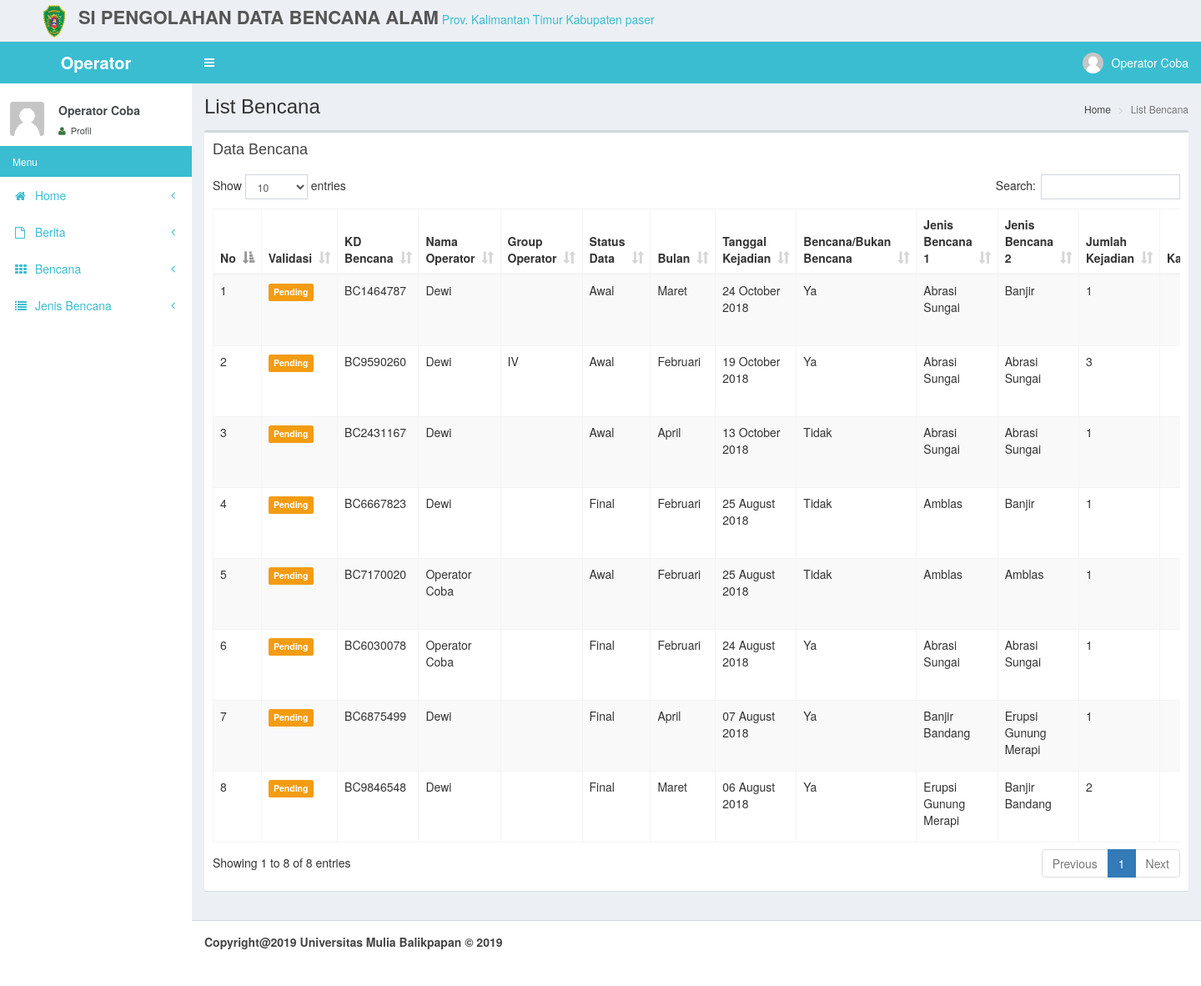
Screenshot of /admin/index.php?p=list-bencana (signed in) with the database file from the repository.
### tables this page shows
CREATE TABLE `user` (
  `kd_us` varchar(15) NOT NULL,
  `nm_us` varchar(35) NOT NULL,
  `tgl_lhr` date NOT NULL,
  `jk` enum('Laki-laki','Perempuan') NOT NULL DEFAULT 'Laki-laki',
  `alm` text NOT NULL,
  `nohp` varchar(13) NOT NULL,
  `email` varchar(35) NOT NULL,
  `group_operator` varchar(4) NOT NULL,
  `level` enum('Operator','Supervisor','Pimpinan','Petugas') NOT NULL,
  `username` varchar(20) NOT NULL,
  `password` varchar(100) NOT NULL,
  `foto` text NOT NULL
);

CREATE TABLE `bencana` (
  `kd_bencana` varchar(10) NOT NULL,
  `kd_operator` varchar(10) DEFAULT NULL,
  `group` varchar(6) NOT NULL,
  `stt_data` enum('Awal','Final') NOT NULL,
  `bulan` int(2) NOT NULL,
  `tgl_kejadian` date NOT NULL,
  `bencana` enum('Ya','Tidak') NOT NULL,
  `kd_jenis` varchar(10) DEFAULT NULL,
  `kd_jenis2` varchar(10) DEFAULT NULL,
  `jml_kejadian` varchar(3) DEFAULT NULL,
  `kd_kab` varchar(10) DEFAULT NULL,
  `kd_kec` varchar(10) DEFAULT NULL,
  `kd_nag` varchar(10) DEFAULT NULL,
  `kd_jor` varchar(10) DEFAULT NULL,
  `meninggal` int(5) NOT NULL,
  `hilang` int(5) NOT NULL,
  `luka` int(5) NOT NULL,
  `menderita` int(5) NOT NULL,
  `mengunsi_kk` int(5) NOT NULL,
  `mengunsi_jiwa` int(5) NOT NULL,
  `terisolir_kk` int(5) NOT NULL,
  `terisolir_jiwa` int(5) NOT NULL,
  `rmh_rb` int(5) NOT NULL,
  `rmh_rs` int(5) NOT NULL,
  `rmh_rr` int(5) NOT NULL,
  `terendam` int(5) NOT NULL,
  `hanyut` int(5) NOT NULL,
  `sekolah` int(5) NOT NULL,
  `sarkes` int(5) NOT NULL,
  `tmp_ibadah` int(5) NOT NULL,
  `kantor` int(5) NOT NULL,
  `pasar` int(5) NOT NULL,
  `kios` int(5) NOT NULL,
  `bangunan_lain` int(5) NOT NULL,
  `irigasi` int(5) NOT NULL,
  `bendungan` int(5) NOT NULL,
  `jembatan` int(5) NOT NULL,
  `jln_meter` int(5) NOT NULL,
  `jln_titik` int(5) NOT NULL,
  `tebing_sungai` int(5) NOT NULL,
  `sawah` int(5) NOT NULL,
  `kebun` int(5) NOT NULL,
  `kolam_ha` int(5) NOT NULL,
  `kolam_p` int(5) NOT NULL,
  `ternak` int(5) NOT NULL,
  `taksiran_kerugian` int(18) NOT NULL,
  `validasi` enum('Pending','Perbaiki','Ok') NOT NULL,
  `tgl_input` datetime NOT NULL
);

CREATE TABLE `jenis_bencana` (
  `kd_jenis` varchar(10) NOT NULL,
  `nm_jenis` varchar(30) NOT NULL
);

### admin/index.php (the view, shortened to what this page needs)
 <?php
$id = $_SESSION['id'];
$level=$_SESSION['level'];
?>
<!DOCTYPE html>
<html>
  <head>
    <link rel="stylesheet" href="../plugins/bootstrap/css/bootstrap.min.css">
    <link rel="stylesheet" href="../plugins/font awesome/font-awesome.min.css">
    <link rel="stylesheet" type="text/css" href="../plugins/datatables/datatables.min.css"/>
    <link rel="stylesheet" href="../plugins/datepicker/css/bootstrap-datetimepicker.min.css"/>
    <link rel="stylesheet" href="../plugins/admin style/css/AdminLTE.min.css">
    <link rel="stylesheet" href="../plugins/admin style/css/skins/_all-skins.min.css">
  </head>
  <body class="hold-transition skin-blue sidebar-mini">
    <?php
     include '../koneksi/koneksi.php';
       $qus=mysqli_query($koneksi,"SELECT * FROM user where kd_us='$id'");
       $us=mysqli_fetch_array($qus);
     ?>
    <div class="wrapper">
          <div class="logo">
            <img src="../images/logo.png" alt="" style="width: 90px;height: 50px;padding: 2px 0px 1px 40px;">
            <span class="jd-logo">SI Pengolahan Data Bencana Alam</span>
            <span class="bukit-t">Prov. Kalimantan Timur Kabupaten paser</span>
        </div>
      <header class="main-header">
        <a href="#" class="logo">
          <span class="logo-lg"><b><?php echo $level ?></b></span>
        </a>
        <nav class="navbar navbar-static-top" role="navigation">
          <a href="#" class="sidebar-toggle" data-toggle="offcanvas" role="button">
          </a>
          <div class="navbar-custom-menu">
            <ul class="nav navbar-nav">
              <li class="dropdown user user-menu">
                <a href="index.php?p=profil" class="dropdown-toggle" data-toggle="dropdown">
                  <img src="../images/<?php echo $us['foto']; ?>" class="user-image" alt="User Image">
                  <span class="hidden-xs"><?php echo $us['nm_us']; ?></span>
                </a>
              </li>
            </ul>
          </div>
        </nav>
      </header>
      <aside class="main-sidebar" style="margin-top: 60px;">
        <section class="sidebar" style="">
          <div class="user-panel">
            <div class="pull-left image">
              <img src="../images/<?php echo $us['foto']; ?>" class="img-rounded" alt="User Image">
            </div>
            <div class="pull-left info">
              <p><?php echo $us['nm_us']; ?></p>
              <a href="index.php?p=profil"><i class="fa fa-user text-success"></i> Profil</a>
            </div>
          </div>
          <ul class="sidebar-menu">
            <li class="header">Menu</li>
            <li class="treeview">
              <a href="index.php">
                <i class="fa fa-home"></i> <span>Home</span> <i class="fa fa-angle-left pull-right"></i>
              </a>
            </li>
            <?php if($level=="Operator"){ ?>
           <li class="treeview">
              <a href="#">
                <i class="fa fa-file-o"></i>
                <span>Berita</span>
                <i class="fa fa-angle-left pull-right"></i>
              </a>
            </li>
                <li class="treeview">
              <a href="#">
                <i class="fa fa-th"></i>
                <span>Bencana</span>
                <i class="fa fa-angle-left pull-right"></i>
              </a>
            </li>
               <li class="treeview">
              <a href="#">
                <i class="fa fa-list"></i>
                <span>Jenis Bencana</span>
                <i class="fa fa-angle-left pull-right"></i>
              </a>
            </li>
           <?php } ?>
          </ul>
        </section>
      </aside>
     <?php
 $page_dir='pages';
if(!empty($_GET['p'])){
    $page=scandir($page_dir,0);
    unset($page[0],$page[1]);
    $p=$_GET['p'];
    if(in_array($p.'.php',$page)){
     include($page_dir.'/'.$p.'.php');
    }
    else{
    include ($page_dir.'/404-page.php');
    }
}
else{
    include ($page_dir.'/home.php');
}
?>
      <footer class="main-footer">
        <strong>Copyright@2019 Universitas Mulia Balikpapan &copy; <?php echo date('Y'); ?></strong>
      </footer>
    </div>
  </body>
</html>

### admin/pages/list-bencana.php (shortened to what this page needs)
<div class="content-wrapper">
  <section class="content-header">
    <h1>
      List Bencana
    </h1>
    <ol class="breadcrumb">
      <li><a href="#"> Home</a></li>
      <li class="active">List Bencana</li>
    </ol>
  </section>
  <section class="content">
    <div class="row">
      <div class="col-xs-12">
        <div class="box">
          <div class="box-header">
            <h3 class="box-title">Data Bencana</h3>
          </div>
          <div class="box-body">
             <div class="table-responsive">
            <table id="example1" class="table table-bordered table-striped">
              <thead>
                <tr>
                  <th>No</th>
                  <th>Validasi</th>
                  <th>KD Bencana</th>
                  <th>Nama Operator</th>
                  <th>Group Operator</th>
                  <th>Status Data</th>
                  <th>Bulan</th>
                  <th>Tanggal Kejadian</th>
                  <th>Bencana/Bukan Bencana</th>
                  <th>Jenis Bencana 1</th>
                  <th>Jenis Bencana 2</th>
                  <th>Jumlah Kejadian</th>
                  <th>Kabupaten/Kota</th>
                </tr>
              </thead>
              <tbody>
                 <?php
                 include './../koneksi/koneksi.php';
                $no=0;
              $sql=mysqli_query($koneksi,"SELECT * FROM bencana LEFT JOIN kabupaten ON kabupaten.kd_kab=bencana.kd_kab LEFT JOIN kecamatan ON kecamatan.kd_kec=bencana.kd_kec LEFT JOIN nagari ON nagari.kd_nag=bencana.kd_nag LEFT JOIN jorong ON jorong.kd_jor=bencana.kd_jor LEFT JOIN user ON user.kd_us=bencana.kd_operator ORDER BY tgl_kejadian DESC");
                while($q=mysqli_fetch_array($sql)){
                  $jenis1=mysqli_fetch_array(mysqli_query($koneksi,"SELECT * FROM jenis_bencana WHERE kd_jenis='$q[kd_jenis]'"));
                   $jenis2=mysqli_fetch_array(mysqli_query($koneksi,"SELECT * FROM jenis_bencana WHERE kd_jenis='$q[kd_jenis2]'"));
                  $no++;
                    $bulan = array (
                            1 =>   'Januari',
                            'Februari',
                            'Maret',
                            'April',
                            'Mei',
                            'Juni',
                            'Juli',
                            'Agustus',
                            'September',
                            'Oktober',
                            'November',
                            'Desember'
                          );
                    $bln=$bulan[ (int)$q['bulan'] ];
               ?>
                <tr>
                  <td><?php echo $no; ?></td>
                  <td>
                    <?php if($_SESSION['level']<>"Supervisor"){ ?>
                    <label class="label <?php if($q['validasi']=='Pending'){ echo "label-warning"; }elseif($q['validasi']=='Perbaiki'){ echo "label-danger"; }else{ echo "label-success"; }?>"><?php echo $q['validasi']; ?></label>
                  <?php } ?>
                </td>
                  <td><?php echo $q['kd_bencana']; ?></td>
                  <td><?php echo $q['nm_us']; ?></td>
                  <td><?php echo $q['group']; ?></td>
                  <td><?php echo $q['stt_data']; ?></td>
                  <td><?php echo $bln; ?></td>
                  <td><?php echo date("d F Y",strtotime($q['tgl_kejadian'])); ?></td>
                  <td><?php echo $q['bencana']; ?></td>
                  <td><?php echo $jenis1['nm_jenis']; ?></td>
                  <td><?php echo $jenis2['nm_jenis']; ?></td>
                  <td><?php echo $q['jml_kejadian']; ?></td>
                  <td><?php echo $q['nm_kab']; ?></td>
                </tr>
            <?php } ?>
              </tbody>
            </table>
          </div>
          </div>
        </div>
      </div>
    </div>
      </section>
</div>

### rows the page displays
user: foto (placeholder picture), nm_us "Operator Coba"
bencana: validasi "Pending", kd_bencana "BC1464787", nm_us "Dewi", stt_data "Awal", bln "Maret", tgl_kejadian "24 October 2018", bencana "Ya", kd_jenis.nm_jenis "Abrasi Sungai", kd_jenis2.nm_jenis "Banjir", jml_kejadian "1"
bencana: validasi "Pending", kd_bencana "BC9590260", nm_us "Dewi", group "IV", stt_data "Awal", bln "Februari", tgl_kejadian "19 October 2018", bencana "Ya", kd_jenis.nm_jenis "Abrasi Sungai", jml_kejadian "3"
bencana: validasi "Pending", kd_bencana "BC2431167", nm_us "Dewi", stt_data "Awal", bln "April", tgl_kejadian "13 October 2018", bencana "Tidak", kd_jenis.nm_jenis "Abrasi Sungai", jml_kejadian "1"
bencana: validasi "Pending", kd_bencana "BC6667823", nm_us "Dewi", stt_data "Final", bln "Februari", tgl_kejadian "25 August 2018", bencana "Tidak", kd_jenis.nm_jenis "Amblas", kd_jenis2.nm_jenis "Banjir", jml_kejadian "1"
bencana: validasi "Pending", kd_bencana "BC7170020", nm_us "Operator Coba", stt_data "Awal", bln "Februari", tgl_kejadian "25 August 2018", bencana "Tidak", kd_jenis.nm_jenis "Amblas", jml_kejadian "1"
bencana: validasi "Pending", kd_bencana "BC6030078", nm_us "Operator Coba", stt_data "Final", bln "Februari", tgl_kejadian "24 August 2018", bencana "Ya", kd_jenis.nm_jenis "Abrasi Sungai", jml_kejadian "1"
bencana: validasi "Pending", kd_bencana "BC6875499", nm_us "Dewi", stt_data "Final", bln "April", tgl_kejadian "07 August 2018", bencana "Ya", kd_jenis.nm_jenis "Banjir Bandang", kd_jenis2.nm_jenis "Erupsi Gunung Merapi", jml_kejadian "1"
bencana: validasi "Pending", kd_bencana "BC9846548", nm_us "Dewi", stt_data "Final", bln "Maret", tgl_kejadian "06 August 2018", bencana "Ya", kd_jenis.nm_jenis "Erupsi Gunung Merapi", kd_jenis2.nm_jenis "Banjir Bandang", jml_kejadian "2"

### other values shown
$level "Operator"
